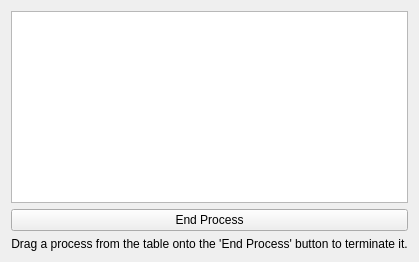
<?xml version="1.0" encoding="UTF-8"?>
<ui version="4.0">
 <class>TaskManager</class>
 <widget class="QWidget" name="TaskManager">
  <property name="windowTitle">
   <string>Task Manager</string>
  </property>
  <layout class="QVBoxLayout" name="verticalLayout">

   <!-- ============================
        QTableView: processTable
        ============================ -->
   <item>
    <widget class="QTableView" name="processTable">
     <property name="selectionMode">
      <enum>QAbstractItemView::SingleSelection</enum>
     </property>
     <property name="selectionBehavior">
      <enum>QAbstractItemView::SelectRows</enum>
     </property>
     <property name="editTriggers">
      <set>QAbstractItemView::NoEditTriggers</set>
     </property>
     <property name="dragEnabled">
      <bool>true</bool>
     </property>
    </widget>
   </item>

   <!-- ============================
        QPushButton: endProcessButton
        ============================ -->
   <item>
    <widget class="QPushButton" name="endProcessButton">
     <property name="text">
      <string>End Process</string>
     </property>
     <property name="acceptDrops">
      <bool>true</bool>
     </property>
    </widget>
   </item>

   <!-- ============================
        QLabel: dragInstruction
        ============================ -->
   <item>
    <widget class="QLabel" name="dragInstruction">
     <property name="text">
      <string>Drag a process from the table onto the 'End Process' button to terminate it.</string>
     </property>
     <property name="alignment">
      <set>Qt::AlignCenter</set>
     </property>
    </widget>
   </item>

  </layout>
 </widget>

 <resources/>
 <connections/>
</ui>
